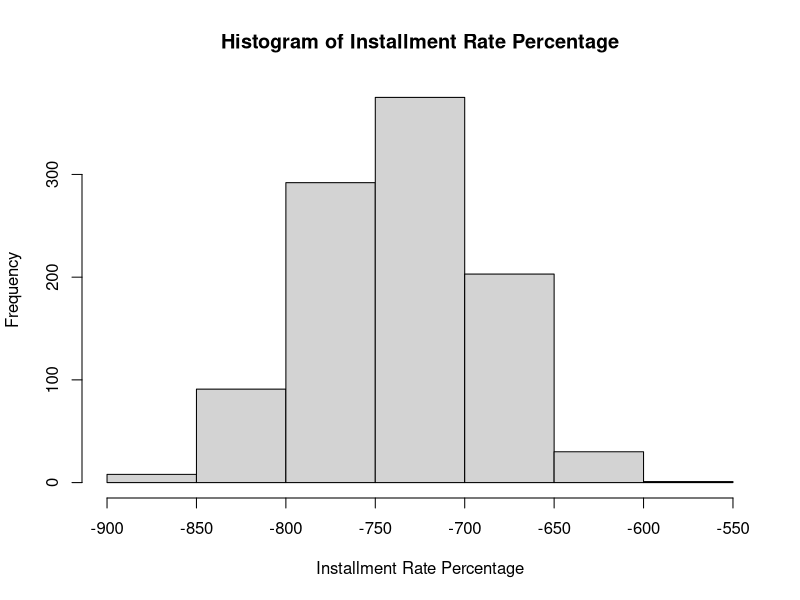
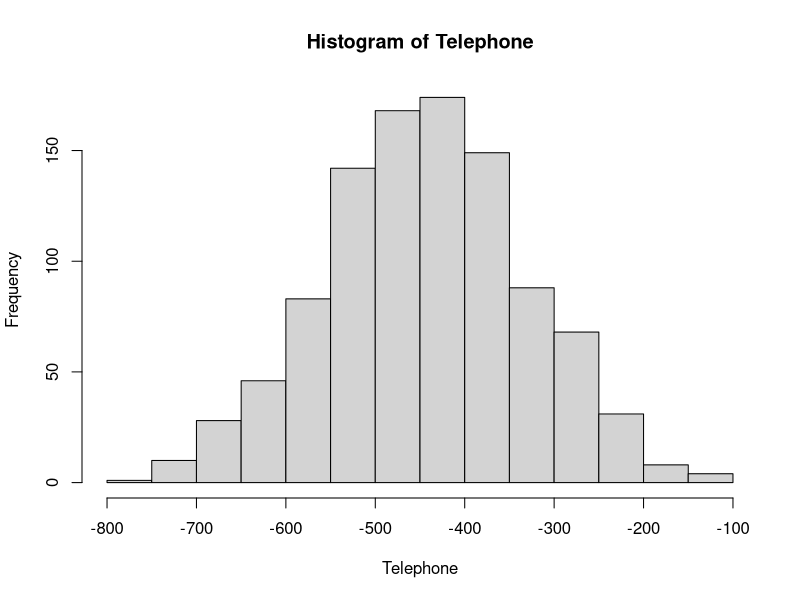
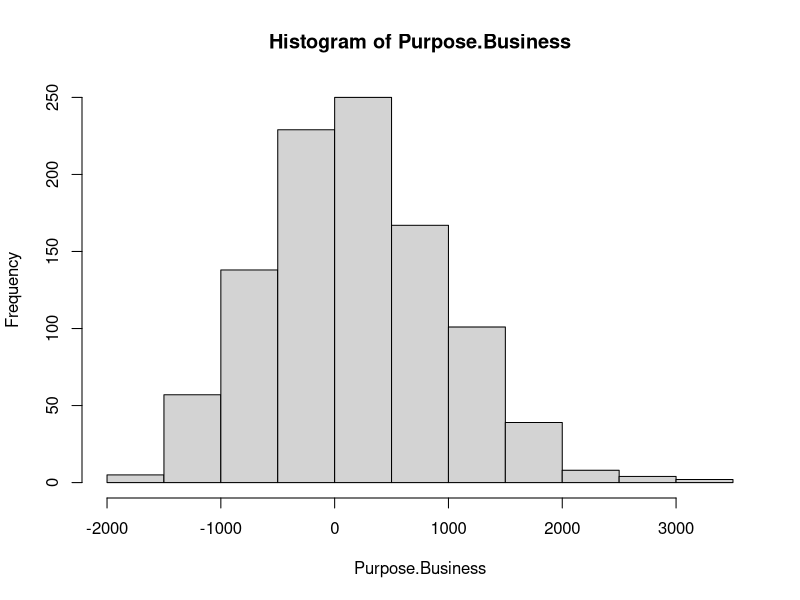
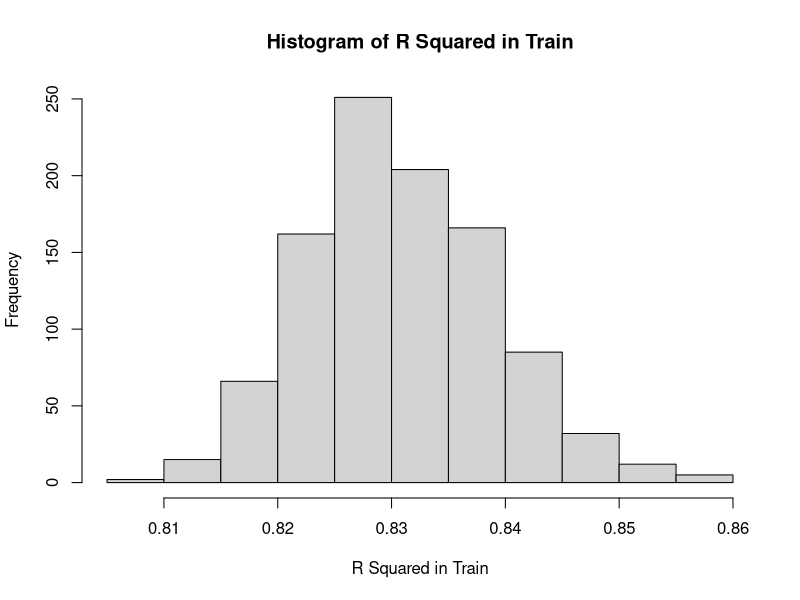
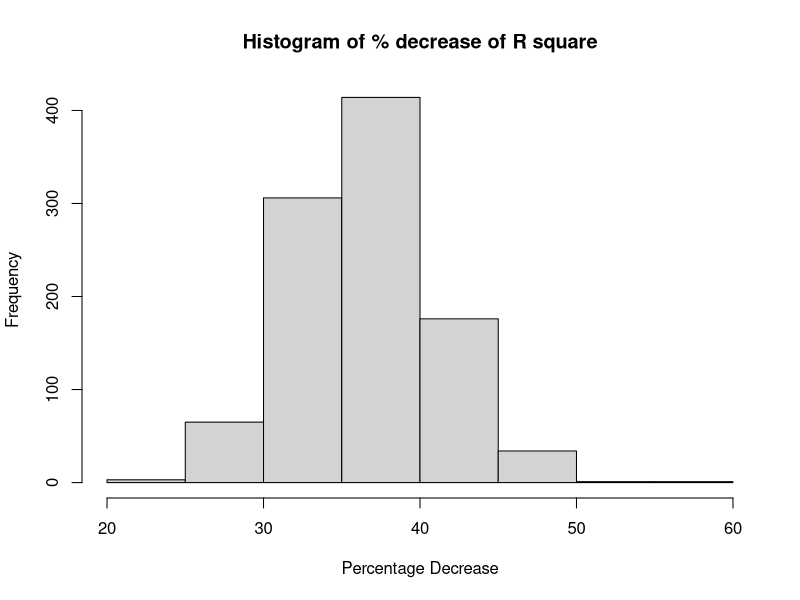
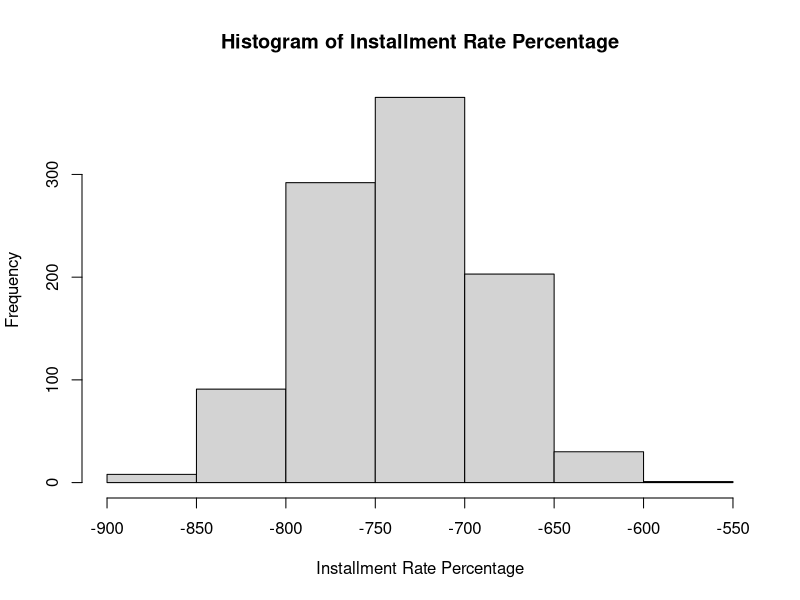
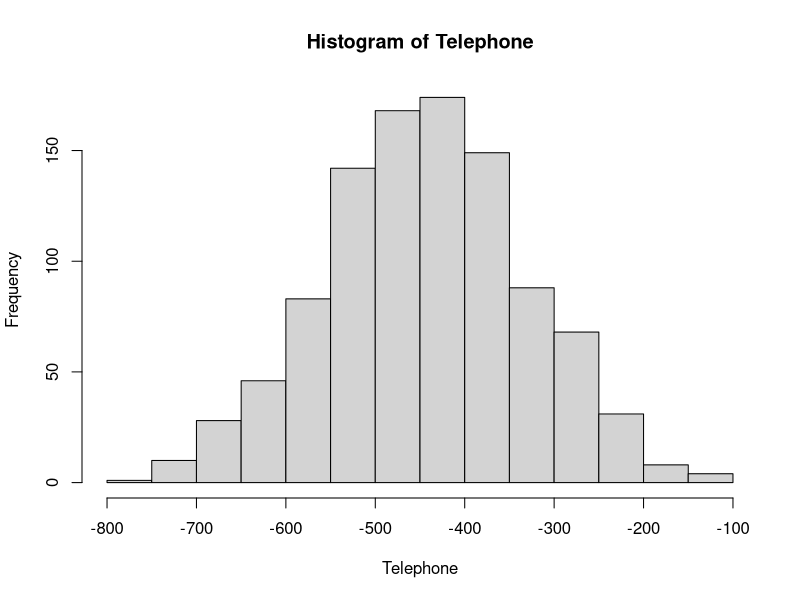
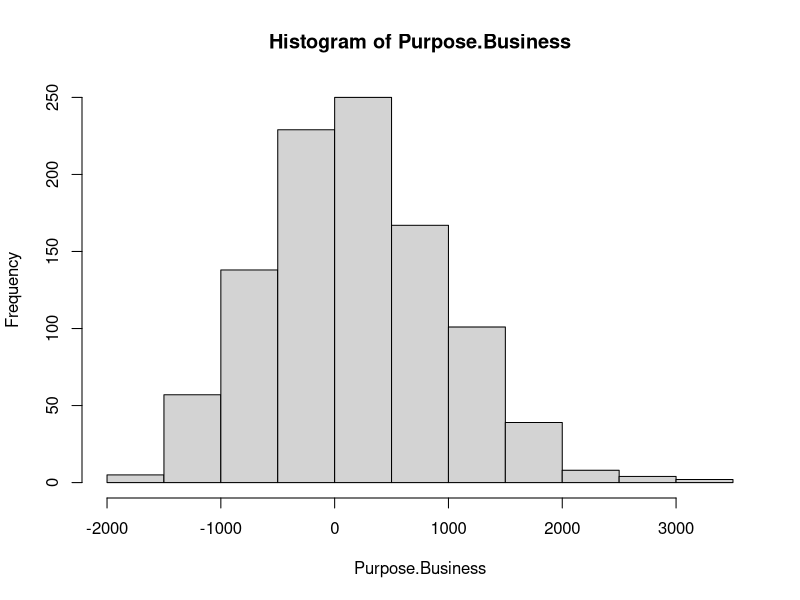

Source code (R) for these figures, in order:
## ---- chunk 1
knitr::opts_chunk$set(echo = TRUE)
#installed.packages("fastDummies")
library("fastDummies")
library(dplyr)
## ---- chunk 2
df <- read.csv('GermanCredit.csv', header=TRUE)

#View(df)
## ---- chunk 3
#Create dummy variables for Class
df <- dummy_cols(df,select_columns = 'Class')
df <- subset (df, select = -c(Class))
lm1 = lm(Amount ~ ., data = df, na.action=na.omit)
#summary(lm1)
## ---- chunk 4
#Eliminate variables with 'NA's in the summary above
df1 <- subset (df, select = -c(CheckingAccountStatus.none,CreditHistory.Critical,Purpose.Vacation,Purpose.Other,SavingsAccountBonds.Unknown,EmploymentDuration.Unemployed,Personal.Male.Married.Widowed,Personal.Female.Single,OtherDebtorsGuarantors.Guarantor,Property.Unknown,OtherInstallmentPlans.None,Housing.ForFree,Job.Management.SelfEmp.HighlyQualified,Class_Good ))
#df1
## ---- chunk 5
#Create lm2 with updated variables
lm2 = lm(Amount ~ .-1, data = df1)
summary(lm2)
## ---- chunk 6
#Count the total number of rows and columns of new df1
nrow(df1)
ncol(df1)
## ---- chunk 7
#Create coefficient dataframe
coef <- data.frame(matrix(ncol = 49, nrow = 1000))
colnames(coef) <- names(lm2$coefficients) 
#Create r^2 dataframe
rsqr <- data.frame(matrix(ncol = 3, nrow = 1000))
colnames(rsqr) <- c("R_Square_Train", "R_Square_Test", "Percent_Decrease")
## ---- chunk 8
#df2 <- subset (df1, select = -c(Amount))
for(i in 1:1000) {
#split sample into train and test using 632:328 ratio 
dt = sort(sample(nrow(df1), nrow(df1)*.632))
train<-df1[dt,]
test<-df1[-dt,]
test_1 <- subset(test,select = c(Amount))
#create linear model using train data with Amount as the dependent variable. 
lr = lm(Amount ~ .-1, data = train)
#save r squared in training
rsqr[i,1] = summary(lr)$r.squared
#save coefficients
coef[i,] = lr$coefficients
#save r squared in holdout predictions.
test_r = cor(test$Amount, predict(lr, newdata = test))^2
rsqr[i,2] = test_r

}

## ---- chunk 9
#Installment Rate Percentage
x1 <- coef$InstallmentRatePercentage
h<-hist(x1, breaks=10, xlab="Installment Rate Percentage",
   main="Histogram of Installment Rate Percentage")

## ---- chunk 10
# Telephone
x2 <- coef$Telephone
h<-hist(x2, breaks=10, xlab="Telephone",
   main="Histogram of Telephone")
## ---- chunk 11
#Purpose.Business
x3 <- coef$Purpose.Business
h<-hist(x3, breaks=10, xlab="Purpose.Business",
   main="Histogram of Purpose.Business")

## ---- chunk 12
#R squared in Train
x4 <- rsqr$R_Square_Train
h<-hist(x4, breaks=10, xlab="R Squared in Train",
   main="Histogram of R Squared in Train")

## ---- chunk 13
#percentage decrease of R square from train to holdout.
rsqr$Percent_Decrease <- ((rsqr$R_Square_Train - rsqr$R_Square_Test)/rsqr$R_Square_Train)*100
head(rsqr)
## ---- chunk 14
x5 <- rsqr$Percent_Decrease
h<-hist(x5, breaks=10, xlab="Percentage Decrease",
   main="Histogram of % decrease of R square")

## ---- chunk 15
#Mean of each coefficient
#df2 <- subset (df1, select = -c(Amount))
coef_mean = colMeans(coef)
head(coef_mean)
## ---- chunk 16
#Standard Deviation of each coefficient
coef_sd = sapply(df1, sd)
head(coef_sd)
## ---- chunk 17
full_coef = lm2$coefficients

head(full_coef)
## ---- chunk 18
#Mean of full sample coefficients and percentage difference.
#library(remotes)
mean_diff <- data.frame(coef_mean, lm2$coefficients, (((coef_mean - lm2$coefficients)/coef_mean)*100))
colnames(mean_diff) <- c('Repeat_Mean','Full_Model_Mean','Percentage_Diff')
head(mean_diff)
## ---- chunk 19
#Sort dataframe in order
order_df <- apply(coef, 2, sort, decreasing=F)
#Only look at row 25 to 975.
order_df = coef[25:975,]
#View(order_df)
## ---- chunk 20
#Interval Width of 1000 values
rep_model_width = (order_df[1,] - order_df[951,])*sqrt(.632)
rep_model_width = t(rep_model_width)
head(rep_model_width)
## ---- chunk 21
#Interval Width of single model.
ci_single = confint(lm2, level = 0.95)
full_model_width = (ci_single[,2]-ci_single[,1])
head(full_model_width)
## ---- chunk 22
compare_width <- data.frame(rep_model_width, full_model_width)
colnames(compare_width) <- c('rep_model_width','full_model_width')
compare_width$Rep_vs_Full <- ifelse(compare_width$rep_model_width > compare_width$full_model_width, 'REP',
                ifelse(compare_width$rep_model_width < compare_width$full_model_width, 'FULL', 'SAME'))
head(compare_width)
## ---- chunk 23
confidence_interval <- data.frame(t(order_df[1,]),t(order_df[951,]),rep_model_width,ci_single[,1],ci_single[,2],full_model_width)
colnames(confidence_interval) <- c('Rep_Model_Lower_Bound','Rep_Model_Higher_Bound','Rep_Model_Width','Full_Model_Lower_Bound','Full_Model_Higher_Bound','Full_Model_Width')
head(confidence_interval)

## ---- chunk 24
#Installment Rate Percentage
x1 <- coef$InstallmentRatePercentage
h<-hist(x1, breaks=10, xlab="Installment Rate Percentage",
   main="Histogram of Installment Rate Percentage")

## ---- chunk 25
# Telephone
x2 <- coef$Telephone
h<-hist(x2, breaks=10, xlab="Telephone",
   main="Histogram of Telephone")
## ---- chunk 26
#Purpose.Business
x3 <- coef$Purpose.Business
h<-hist(x3, breaks=10, xlab="Purpose.Business",
   main="Histogram of Purpose.Business")

## ---- chunk 27
#R squared in Train
x4 <- rsqr$R_Square_Train
h<-hist(x4, breaks=10, xlab="R Squared in Train",
   main="Histogram of R Squared in Train")

## ---- chunk 28
x5 <- rsqr$Percent_Decrease
h<-hist(x5, breaks=10, xlab="Percentage Decrease",
   main="Histogram of % decrease of R square")

## ---- chunk 29
head(rsqr)
## ---- chunk 30
head(mean_diff,10)
## ---- chunk 31
head(confidence_interval,10)
## ---- chunk 32
head(compare_width,10)
